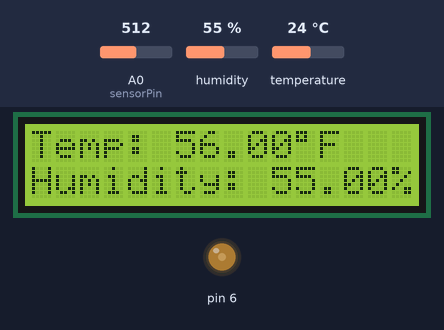
The sketch below on a simulated Arduino Uno, built with avr-gcc and run on an emulated ATmega328P. Parts: 16×2 character LCD, output pins drawn as LEDs (lit = HIGH). The test bench sets the inputs (shaded band); at power-on: A0 (sensorPin) = 512, humidity 55 %, temperature 24 °C. Pins used as bus, display or sensor lines are not drawn.

Above: at 1.2 s.
1.3 s: A0 (sensorPin) set to 306
At 4.1 s:
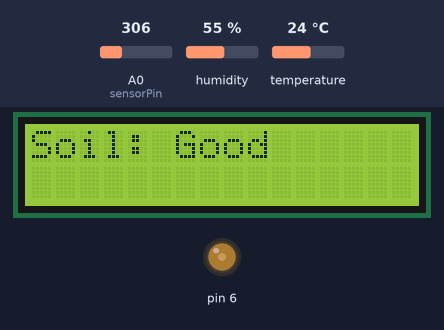
13.6 s: A0 (sensorPin) set to 488
20.3 s: A0 (sensorPin) set to 517
At 21.9 s:
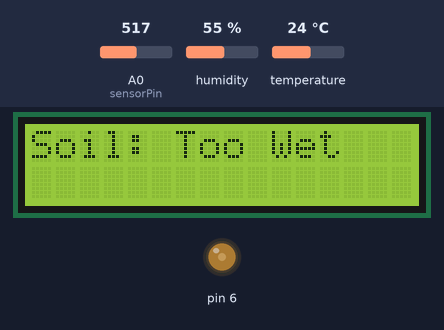
33.9 s: A0 (sensorPin) set to 737
40.6 s: A0 (sensorPin) set to 758
At 45.9 s:
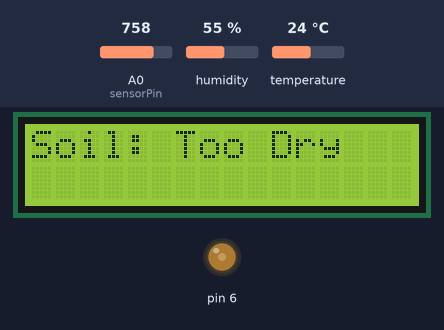
52.8 s: humidity set to 22 %
At 55.4 s:
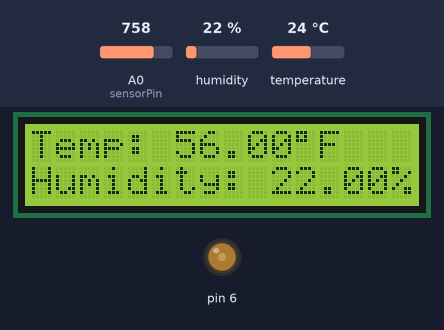
Timing chart, 0 to 56.9 s (numbered marks = the images above; inputs shaded):
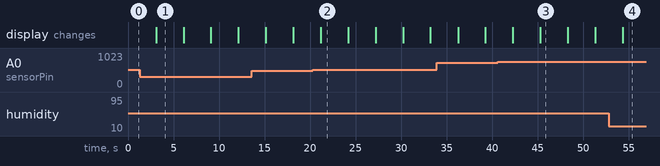

The sketch:

ARCIE_MAIN_FUNCTIONS_LCD.ino
```cpp
/*
  ARDUINO CONTROLLED INDEPENDENT ECOSYSTEM

  CODE: Reads soil moisture levels, humiidty levels, temperature in F
  OUTPUT: LCD DISPLAY

  TEAM 8 MEMBERS: Alex Benson, Isa Fontana, Macy Green
*/

// -------------------------------------
// LIBRARIES AND DEFINITIONS
#include <dht.h>                // humidity and temp
#include <LiquidCrystal.h>      // LCD Library

// change these values based on calibration
#define soilWet 500   // define max value we consider soil 'wet'
#define soilDry 750   // define min value we consider soil 'dry'

// sensor pins
#define sensorPower 8 // soil, digital out
#define sensorPin A0 // soil, analog in
#define DHT22_PIN 7 // humidity, temperature, digital out

dht DHT; // DHT22 module definituion

int Contrast = 75; // CONTRAST, CIRCUIT w/o POTENTIOMETER
LiquidCrystal lcd(12, 11, 5, 4, 3, 2); // LCD PINS
// -------------------------------------

void setup() {
	pinMode(sensorPower, OUTPUT);
	digitalWrite(sensorPower, LOW);   // initially keep the sensor OFF
  analogWrite(6,Contrast); // LCD CONTRAST
  lcd.begin(16, 2);       // (columns, rows)
	Serial.begin(9600);
}

void loop() {
  unsigned long startTime = millis();  // Record the start time
  unsigned long elapsedTime = 0;       // Initialize elapsed time

  while (elapsedTime < 30 * 60 * 1000) {  // Repeat for 30 minutes
    int soilMoisture = 0;
    read_TH();
    delay(3000);
    soilMoisture = readSoil();
    displaySoil(soilMoisture);
    delay(3000);

    // Calculate elapsed time
    elapsedTime = millis() - startTime;
  }

  // after 30 minutes, call readSoil() again to get a new moisture value
  int soilMoisture = readSoil();
  displaySoil(soilMoisture);

} // END MAIN LOOP

// ------------FUNCTIONS------------
//  READ SENSOR FUNCTION returns the analog soil moisture measurement
int readSensor() {
	digitalWrite(sensorPower, HIGH);  // turn the sensor ON
	delay(10);                        // allow power to settle
	int val = analogRead(sensorPin);	// read the analog value form sensor
	digitalWrite(sensorPower, LOW);		// turn the sensor OFF
	return val;							          // return analog moisture value
}
// READ TH returns humidity and temp readings and prints them to the LCD
void read_TH() {

  int chk = DHT.read22(DHT22_PIN);
  float temperature = DHT.temperature;
  temperature = (temperature * (9/5)) + 32;
  float humidity = DHT.humidity;

  // Display humidity and temperature on LCD
  lcd.clear();
  lcd.setCursor(0, 0);
  lcd.print("Temp: ");
  lcd.print(temperature);
  lcd.print(char(223));
  lcd.print("F");

  lcd.setCursor(0, 1);
  lcd.print("Humidity: ");
  lcd.print(humidity);
  lcd.print("%   ");
}
// READ SOIL returns int moisture
int readSoil() {
  int moisture = -1; // initializes moisture vairables
  moisture = readSensor();
  return moisture;
}
// DISPLAY SOIL reads moisture and prints message to LCD
int displaySoil(int moisture) {
  lcd.clear();
  lcd.setCursor(0, 0); // top left

  // determine status of soil
  if (moisture < soilWet) {
    lcd.print("Soil: Good  ");
  } else if (moisture >= soilWet && moisture < soilDry) { // ANALOG OUTPUT, refer to calibration def to know what this means
    lcd.print("Soil: Too Wet  ");
  } else {
    lcd.print("Soil: Too Dry  ");
  }
  return moisture;
}
// ---------------------------------
```

Measured:
- the behaviour switches between 499 and 500 on A0 (sensorPin) (found by bisection; images 1 and 2)
- the behaviour switches between 749 and 750 on A0 (sensorPin) (found by bisection; images 2 and 3)
- after the input at 1.3 s, the display: changes after 1.8 s (image 1)
- after the input at 20.3 s, the display: changes after 0.87 s (image 2)
- after the input at 40.6 s, the display: first differs from a run without the input after 4.7 s (image 3)
- after the input at 52.8 s, the display: changes after 1.5 s (image 4)
- what the display in image 1 shows lasts 3.0 s, from 3.1 s to 6.1 s
